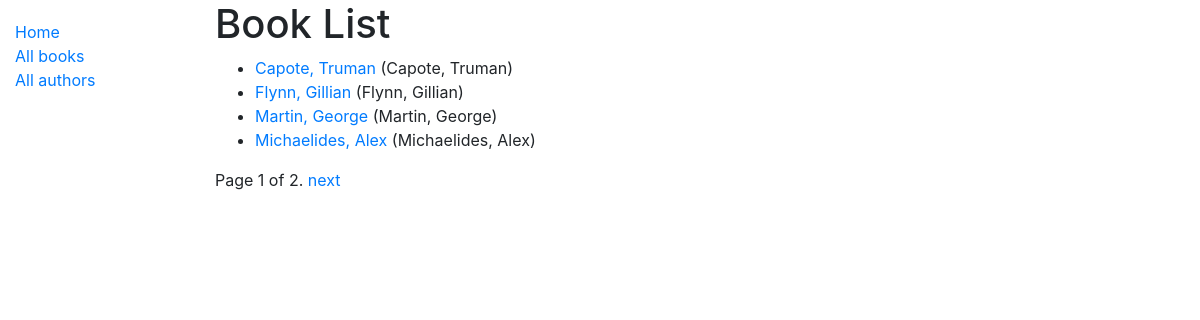
Screenshot of /catalog/authors/ with the database file from the repository.
### catalog/models.py (models this page shows)
class Author (models.Model):
    first_name = models.CharField(max_length=100)
    last_name = models.CharField(max_length=100)
    date_of_birth = models.DateField(null=True, blank=True)
    date_of_death = models.DateField('Died', null = True, blank = True)
    class Meta:
        ordering = ['last_name', 'first_name']
    def get_absolute_url (self):
        return reverse('author-detail', args=[str(self.id)])
    def __str__ (self):
        return f'{self.last_name}, {self.first_name}'

### catalog/views.py (the view)
# urls.py: path('authors/', views.AuthorListView.as_view(), name = 'authors'),
class AuthorListView(generic.ListView):
    model = Author
    paginate_by = 4

### catalog/templates/catalog/author_list.html
{% extends "base_generic.html" %}
{% block content %}
  <h1>Book List</h1>
  {% if author_list %}
  <ul>
    {% for author in author_list %}
      <li>
        <a href="{{ author.get_absolute_url }}">{{ author }}</a> ({{author}})
      </li>
    {% endfor %}
  </ul>
  {% else %}
    <p>There are no authors in the library.</p>
  {% endif %}
{% endblock %}

### rows the page displays
Author: last_name+first_name "Capote, Truman"
Author: last_name+first_name "Flynn, Gillian"
Author: last_name+first_name "Martin, George"
Author: last_name+first_name "Michaelides, Alex"

### other values shown
{{ page_obj.number }} "1"
{{ page_obj.paginator.num_pages }} "2"
